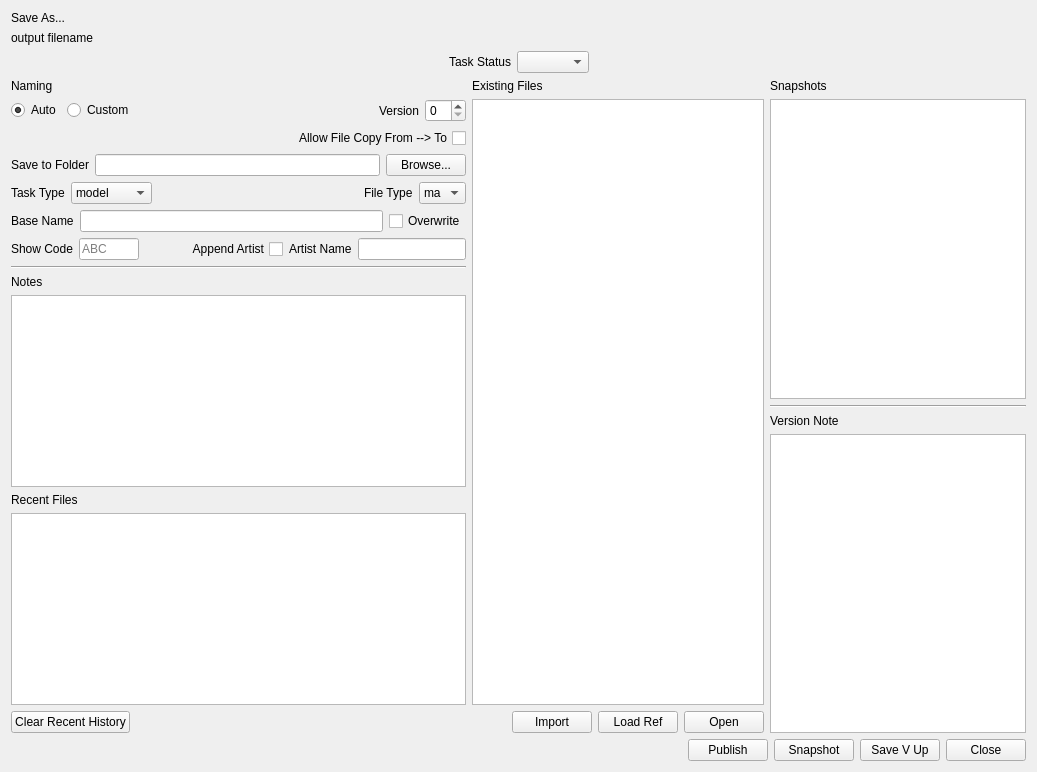
     <widget class="QWidget" name="MainTab">
      <attribute name="title">
       <string>Save - Publish - Snap</string>
      </attribute>
      <layout class="QVBoxLayout" name="verticalLayout_2">
       <item>
        <widget class="QLabel" name="Title">
         <property name="styleSheet">
          <string notr="true">font: 16pt &quot;MS Shell Dlg 2&quot;;</string>
         </property>
         <property name="text">
          <string>Save As...</string>
         </property>
        </widget>
       </item>
       <item>
        <widget class="QLabel" name="output_filename">
         <property name="toolTip">
          <string>This is the output filename and path for what's going to be saved.</string>
         </property>
         <property name="styleSheet">
          <string notr="true">font: 10pt &quot;MS Shell Dlg 2&quot;;</string>
         </property>
         <property name="text">
          <string>output filename</string>
         </property>
        </widget>
       </item>
       <item>
        <layout class="QHBoxLayout" name="horizontalLayout_38">
         <item>
          <spacer name="horizontalSpacer_22">
           <property name="orientation">
            <enum>Qt::Orientation::Horizontal</enum>
           </property>
           <property name="sizeHint" stdset="0">
            <size>
             <width>40</width>
             <height>20</height>
            </size>
           </property>
          </spacer>
         </item>
         <item>
          <widget class="QLabel" name="taskStatus_label">
           <property name="text">
            <string>Task Status</string>
           </property>
          </widget>
         </item>
         <item>
          <widget class="QComboBox" name="taskStatus"/>
         </item>
         <item>
          <spacer name="horizontalSpacer_23">
           <property name="orientation">
            <enum>Qt::Orientation::Horizontal</enum>
           </property>
           <property name="sizeHint" stdset="0">
            <size>
             <width>40</width>
             <height>20</height>
            </size>
           </property>
          </spacer>
         </item>
        </layout>
       </item>
       <item>
        <layout class="QHBoxLayout" name="sideBySide_layout">
         <item>
          <layout class="QVBoxLayout" name="saveAs_Layout">
           <item>
            <layout class="QVBoxLayout" name="name_layout">
             <item>
              <widget class="QLabel" name="naming_label">
               <property name="text">
                <string>Naming</string>
               </property>
               <property name="buddy">
                <cstring>autoNaming</cstring>
               </property>
              </widget>
             </item>
             <item>
              <layout class="QHBoxLayout" name="naming_layout">
               <item>
                <widget class="QRadioButton" name="autoNaming">
                 <property name="toolTip">
                  <string>Auto Naming (Recommended)</string>
                 </property>
                 <property name="text">
                  <string>Auto</string>
                 </property>
                 <property name="checked">
                  <bool>true</bool>
                 </property>
                </widget>
               </item>
               <item>
                <widget class="QRadioButton" name="customNaming">
                 <property name="toolTip">
                  <string>Custom Naming - Only if the auto naming isn't right, or you want a special name</string>
                 </property>
                 <property name="text">
                  <string>Custom</string>
                 </property>
                </widget>
               </item>
               <item>
                <spacer name="naming_spacer">
                 <property name="orientation">
                  <enum>Qt::Orientation::Horizontal</enum>
                 </property>
                 <property name="sizeHint" stdset="0">
                  <size>
                   <width>40</width>
                   <height>20</height>
                  </size>
                 </property>
                </spacer>
               </item>
               <item>
                <widget class="QLabel" name="version_label">
                 <property name="toolTip">
                  <string>&lt;html&gt;&lt;head/&gt;&lt;body&gt;&lt;p&gt;Sets the version number&lt;/p&gt;&lt;/body&gt;&lt;/html&gt;</string>
                 </property>
                 <property name="text">
                  <string>Version</string>
                 </property>
                 <property name="buddy">
                  <cstring>version</cstring>
                 </property>
                </widget>
               </item>
               <item>
                <widget class="QSpinBox" name="version">
                 <property name="toolTip">
                  <string>File Version Number</string>
                 </property>
                </widget>
               </item>
              </layout>
             </item>
            </layout>
           </item>
           <item>
            <widget class="QCheckBox" name="allowFileCopy">
             <property name="toolTip">
              <string>&lt;html&gt;&lt;head/&gt;&lt;body&gt;&lt;p&gt;This function overrides the default file naming. &lt;/p&gt;&lt;p&gt;By checking this option you make it so that the current file can be &amp;quot;saved as&amp;quot; another asset or shot. &lt;/p&gt;&lt;p&gt;Check this box to copy the current file to a new asset or shot by also selecting the folder you want to save it to in the Existing FIles list&lt;/p&gt;&lt;/body&gt;&lt;/html&gt;</string>
             </property>
             <property name="layoutDirection">
              <enum>Qt::LayoutDirection::RightToLeft</enum>
             </property>
             <property name="text">
              <string>Allow File Copy From --&gt; To</string>
             </property>
            </widget>
           </item>
           <item>
            <layout class="QHBoxLayout" name="folder_layout">
             <item>
              <widget class="QLabel" name="folder_label">
               <property name="toolTip">
                <string>This is the folder that the file will be saved into</string>
               </property>
               <property name="text">
                <string>Save to Folder</string>
               </property>
               <property name="buddy">
                <cstring>folder</cstring>
               </property>
              </widget>
             </item>
             <item>
              <widget class="QLineEdit" name="folder">
               <property name="toolTip">
                <string>This is the folder that the file will be saved into</string>
               </property>
              </widget>
             </item>
             <item>
              <widget class="QPushButton" name="folder_btn">
               <property name="toolTip">
                <string>Browse for a file location</string>
               </property>
               <property name="text">
                <string>Browse...</string>
               </property>
              </widget>
             </item>
            </layout>
           </item>
           <item>
            <layout class="QHBoxLayout" name="taskType_layout">
             <item>
              <widget class="QLabel" name="taksType_label">
               <property name="toolTip">
                <string>&lt;html&gt;&lt;head/&gt;&lt;body&gt;&lt;p&gt;Choose the task type for the file.  This will be appended to the filename.  &lt;/p&gt;&lt;p&gt;Changing this at any time will rename the file to the latest version of that Task Type&lt;/p&gt;&lt;/body&gt;&lt;/html&gt;</string>
               </property>
               <property name="text">
                <string>Task Type</string>
               </property>
               <property name="buddy">
                <cstring>taskType</cstring>
               </property>
              </widget>
             </item>
             <item>
              <widget class="QComboBox" name="taskType">
               <property name="toolTip">
                <string>&lt;html&gt;&lt;head/&gt;&lt;body&gt;&lt;p&gt;Choose the task type for the file.  This will be appended to the filename.  &lt;/p&gt;&lt;p&gt;Changing this at any time will rename the file to the latest version of that Task Type&lt;/p&gt;&lt;/body&gt;&lt;/html&gt;</string>
               </property>
               <item>
                <property name="text">
                 <string>model</string>
                </property>
               </item>
               <item>
                <property name="text">
                 <string>sculpt</string>
                </property>
               </item>
               <item>
                <property name="text">
                 <string>lookdev</string>
                </property>
               </item>
               <item>
                <property name="text">
                 <string>rig</string>
                </property>
               </item>
               <item>
                <property name="text">
                 <string>groom</string>
                </property>
               </item>
               <item>
                <property name="text">
                 <string>layout</string>
                </property>
               </item>
               <item>
                <property name="text">
                 <string>previs</string>
                </property>
               </item>
               <item>
                <property name="text">
                 <string>anim</string>
                </property>
               </item>
               <item>
                <property name="text">
                 <string>fx</string>
                </property>
               </item>
               <item>
                <property name="text">
                 <string>cloth</string>
                </property>
               </item>
               <item>
                <property name="text">
                 <string>prototype</string>
                </property>
               </item>
              </widget>
             </item>
             <item>
              <spacer name="taksType_spacer">
               <property name="orientation">
                <enum>Qt::Orientation::Horizontal</enum>
               </property>
               <property name="sizeHint" stdset="0">
                <size>
                 <width>40</width>
                 <height>20</height>
                </size>
               </property>
              </spacer>
             </item>
             <item>
              <widget class="QLabel" name="fileType_label">
               <property name="toolTip">
                <string>Maya file type.  Either Ascii or Binary</string>
               </property>
               <property name="text">
                <string>File Type</string>
               </property>
              </widget>
             </item>
             <item>
              <widget class="QComboBox" name="fileType">
               <property name="toolTip">
                <string>Maya file type.  Either Ascii or Binary</string>
               </property>
               <item>
                <property name="text">
                 <string>ma</string>
                </property>
               </item>
               <item>
                <property name="text">
                 <string>mb</string>
                </property>
               </item>
              </widget>
             </item>
            </layout>
           </item>
           <item>
            <layout class="QHBoxLayout" name="filename_layout">
             <item>
              <widget class="QLabel" name="filename_label">
               <property name="toolTip">
                <string>The base name is typically the asset or shot name</string>
               </property>
               <property name="text">
                <string>Base Name</string>
               </property>
               <property name="buddy">
                <cstring>filename</cstring>
               </property>
              </widget>
             </item>
             <item>
              <widget class="QLineEdit" name="filename">
               <property name="toolTip">
                <string>The base name is typically the asset or shot name</string>
               </property>
              </widget>
             </item>
             <item>
              <widget class="QCheckBox" name="overwrite">
               <property name="text">
                <string>Overwrite</string>
               </property>
              </widget>
             </item>
            </layout>
           </item>
           <item>
            <layout class="QHBoxLayout" name="showArtist_layout">
             <item>
              <widget class="QLabel" name="showCode_label">
               <property name="toolTip">
                <string>The Show Code can be created automatically, or changed in the Settings - Configuration tab</string>
               </property>
               <property name="text">
                <string>Show Code</string>
               </property>
               <property name="buddy">
                <cstring>showCode</cstring>
               </property>
              </widget>
             </item>
             <item>
              <widget class="QLineEdit" name="showCode">
               <property name="maximumSize">
                <size>
                 <width>60</width>
                 <height>16777215</height>
                </size>
               </property>
               <property name="toolTip">
                <string>The Show Code can be created automatically, or changed in the Settings - Configuration tab</string>
               </property>
               <property name="placeholderText">
                <string>ABC</string>
               </property>
              </widget>
             </item>
             <item>
              <spacer name="horizontalSpacer">
               <property name="orientation">
                <enum>Qt::Orientation::Horizontal</enum>
               </property>
               <property name="sizeHint" stdset="0">
                <size>
                 <width>40</width>
                 <height>20</height>
                </size>
               </property>
              </spacer>
             </item>
             <item>
              <widget class="QCheckBox" name="AppendArtist">
               <property name="layoutDirection">
                <enum>Qt::LayoutDirection::RightToLeft</enum>
               </property>
               <property name="text">
                <string>Append Artist</string>
               </property>
              </widget>
             </item>
             <item>
              <widget class="QLabel" name="artistName_label">
               <property name="text">
                <string>Artist Name</string>
               </property>
               <property name="buddy">
                <cstring>artistName</cstring>
               </property>
              </widget>
             </item>
             <item>
              <widget class="QLineEdit" name="artistName"/>
             </item>
            </layout>
           </item>
           <item>
            <widget class="Line" name="notes_seperator">
             <property name="orientation">
              <enum>Qt::Orientation::Horizontal</enum>
             </property>
            </widget>
           </item>
           <item>
            <layout class="QVBoxLayout" name="notes_layout">
             <item>
              <widget class="QLabel" name="notes_label">
               <property name="styleSheet">
                <string notr="true">font: 700 12pt &quot;Segoe UI&quot;;</string>
               </property>
               <property name="text">
                <string>Notes</string>
               </property>
               <property name="buddy">
                <cstring>notes</cstring>
               </property>
              </widget>
             </item>
             <item>
              <widget class="QTextEdit" name="notes">
               <property name="minimumSize">
                <size>
                 <width>0</width>
                 <height>150</height>
                </size>
               </property>
               <property name="toolTip">
                <string>Notes must be added to all Save V Up, Publish and Snapshot actions</string>
               </property>
              </widget>
             </item>
             <item>
              <widget class="QLabel" name="recentFilesLabel">
               <property name="styleSheet">
                <string notr="true">font: 700 12pt &quot;Segoe UI&quot;;</string>
               </property>
               <property name="text">
                <string>Recent Files</string>
               </property>
               <property name="buddy">
                <cstring>recentFilesList</cstring>
               </property>
              </widget>
             </item>
             <item>
              <widget class="QListWidget" name="recentFilesList">
               <property name="toolTip">
                <string>Recently Opened Files List.  Double click to quick re-open</string>
               </property>
               <property name="alternatingRowColors">
                <bool>true</bool>
               </property>
              </widget>
             </item>
             <item>
              <layout class="QHBoxLayout" name="horizontalLayout_11">
               <item>
                <widget class="QPushButton" name="clear_recent_btn">
                 <property name="toolTip">
                  <string>Clears the recent file history</string>
                 </property>
                 <property name="text">
                  <string>Clear Recent History</string>
                 </property>
                </widget>
               </item>
               <item>
                <spacer name="horizontalSpacer_12">
                 <property name="orientation">
                  <enum>Qt::Orientation::Horizontal</enum>
                 </property>
                 <property name="sizeHint" stdset="0">
                  <size>
                   <width>40</width>
                   <height>20</height>
                  </size>
                 </property>
                </spacer>
               </item>
              </layout>
             </item>
            </layout>
           </item>
          </layout>
         </item>
         <item>
          <layout class="QVBoxLayout" name="existingStack_layout">
           <item>
            <layout class="QVBoxLayout" name="existingFile_layout">
             <item>
              <widget class="QLabel" name="existingFile_label">
               <property name="toolTip">
                <string>&lt;html&gt;&lt;head/&gt;&lt;body&gt;&lt;p&gt;These are the existing files in your project.  &lt;/p&gt;&lt;p&gt;Double click or use the open command to open them.  &lt;/p&gt;&lt;p&gt;You can also use this list to set the name of a new file or a file with Allow File Copy From --&amp;gt; To checked.&lt;/p&gt;&lt;/body&gt;&lt;/html&gt;</string>
               </property>
               <property name="styleSheet">
                <string notr="true">font: 700 12pt &quot;Segoe UI&quot;;</string>
               </property>
               <property name="text">
                <string>Existing Files</string>
               </property>
               <property name="buddy">
                <cstring>existingFile_list</cstring>
               </property>
              </widget>
             </item>
             <item>
              <widget class="QTreeWidget" name="existingFile_list">
               <property name="toolTip">
                <string>&lt;html&gt;&lt;head/&gt;&lt;body&gt;&lt;p&gt;These are the existing files in your project.  &lt;/p&gt;&lt;p&gt;Double click or use the open command to open them.  &lt;/p&gt;&lt;p&gt;You can also use this list to set the name of a new file or a file with Allow File Copy From --&amp;gt; To checked.&lt;/p&gt;&lt;/body&gt;&lt;/html&gt;</string>
               </property>
               <property name="frameShape">
                <enum>QFrame::Shape::StyledPanel</enum>
               </property>
               <property name="alternatingRowColors">
                <bool>true</bool>
               </property>
               <attribute name="headerVisible">
                <bool>false</bool>
               </attribute>
               <column>
                <property name="text">
                 <string notr="true">1</string>
                </property>
               </column>
              </widget>
             </item>
             <item>
              <layout class="QHBoxLayout" name="open_btn_layout">
               <item>
                <spacer name="horizontalSpacer_2">
                 <property name="orientation">
                  <enum>Qt::Orientation::Horizontal</enum>
                 </property>
                 <property name="sizeHint" stdset="0">
                  <size>
                   <width>40</width>
                   <height>20</height>
                  </size>
                 </property>
                </spacer>
               </item>
               <item>
                <widget class="QPushButton" name="import_btn">
                 <property name="text">
                  <string>Import</string>
                 </property>
                </widget>
               </item>
               <item>
                <widget class="QPushButton" name="load_btn">
                 <property name="text">
                  <string>Load Ref</string>
                 </property>
                </widget>
               </item>
               <item>
                <widget class="QPushButton" name="open_btn">
                 <property name="text">
                  <string>Open</string>
                 </property>
                </widget>
               </item>
              </layout>
             </item>
            </layout>
           </item>
          </layout>
         </item>
         <item>
          <layout class="QVBoxLayout" name="verticalLayout">
           <item>
            <widget class="QLabel" name="snapshots_label">
             <property name="toolTip">
              <string>&lt;html&gt;&lt;head/&gt;&lt;body&gt;&lt;p&gt;Snapshots are quick saves that store a date stamped sub-version of your current file without having to version up. &lt;/p&gt;&lt;p&gt;You can double click a snapshot to reload it into the current scene.  &lt;/p&gt;&lt;p&gt;Unsaved changes will be prompted to auto-snapshot before loading a previous snapshot&lt;/p&gt;&lt;/body&gt;&lt;/html&gt;</string>
             </property>
             <property name="styleSheet">
              <string notr="true">font: 700 12pt &quot;Segoe UI&quot;;</string>
             </property>
             <property name="text">
              <string>Snapshots</string>
             </property>
             <property name="buddy">
              <cstring>snapshots</cstring>
             </property>
            </widget>
           </item>
           <item>
            <widget class="QTreeWidget" name="snapshots">
             <property name="toolTip">
              <string>&lt;html&gt;&lt;head/&gt;&lt;body&gt;&lt;p&gt;Snapshots are quick saves that store a date stamped sub-version of your current file without having to version up. &lt;/p&gt;&lt;p&gt;You can double click a snapshot to reload it into the current scene.  &lt;/p&gt;&lt;p&gt;Unsaved changes will be prompted to auto-snapshot before loading a previous snapshot&lt;/p&gt;&lt;/body&gt;&lt;/html&gt;</string>
             </property>
             <property name="headerHidden">
              <bool>true</bool>
             </property>
             <column>
              <property name="text">
               <string notr="true">1</string>
              </property>
             </column>
            </widget>
           </item>
           <item>
            <widget class="Line" name="existingFIle_separator">
             <property name="orientation">
              <enum>Qt::Orientation::Horizontal</enum>
             </property>
            </widget>
           </item>
           <item>
            <widget class="QLabel" name="version_notes_label">
             <property name="toolTip">
              <string>This shows notes for the current file selected in the Existing Files list</string>
             </property>
             <property name="styleSheet">
              <string notr="true">font: 700 12pt &quot;Segoe UI&quot;;</string>
             </property>
             <property name="text">
              <string>Version Note</string>
             </property>
             <property name="buddy">
              <cstring>existing_notes</cstring>
             </property>
            </widget>
           </item>
           <item>
            <widget class="QTextEdit" name="existing_notes">
             <property name="enabled">
              <bool>true</bool>
             </property>
             <property name="minimumSize">
              <size>
               <width>0</width>
               <height>150</height>
              </size>
             </property>
             <property name="toolTip">
              <string>This shows notes for the current file selected in the Existing Files list</string>
             </property>
            </widget>
           </item>
          </layout>
         </item>
        </layout>
       </item>
       <item>
        <layout class="QHBoxLayout" name="buttons_layout">
         <item>
          <spacer name="buttons_spacer">
           <property name="orientation">
            <enum>Qt::Orientation::Horizontal</enum>
           </property>
           <property name="sizeHint" stdset="0">
            <size>
             <width>40</width>
             <height>20</height>
            </size>
           </property>
          </spacer>
         </item>
         <item>
          <widget class="QPushButton" name="publish_btn">
           <property name="toolTip">
            <string>Ctrl + P</string>
           </property>
           <property name="text">
            <string>Publish</string>
           </property>
          </widget>
         </item>
         <item>
          <widget class="QPushButton" name="snap_btn">
           <property name="toolTip">
            <string>Ctrl + T</string>
           </property>
           <property name="text">
            <string>Snapshot</string>
           </property>
          </widget>
         </item>
         <item>
          <widget class="QPushButton" name="save_btn">
           <property name="toolTip">
            <string>Ctrl + Enter</string>
           </property>
           <property name="text">
            <string>Save V Up</string>
           </property>
          </widget>
         </item>
         <item>
          <widget class="QPushButton" name="cancel_btn">
           <property name="toolTip">
            <string>Esc</string>
           </property>
           <property name="text">
            <string>Close</string>
           </property>
          </widget>
         </item>
        </layout>
       </item>
      </layout>
     </widget>
